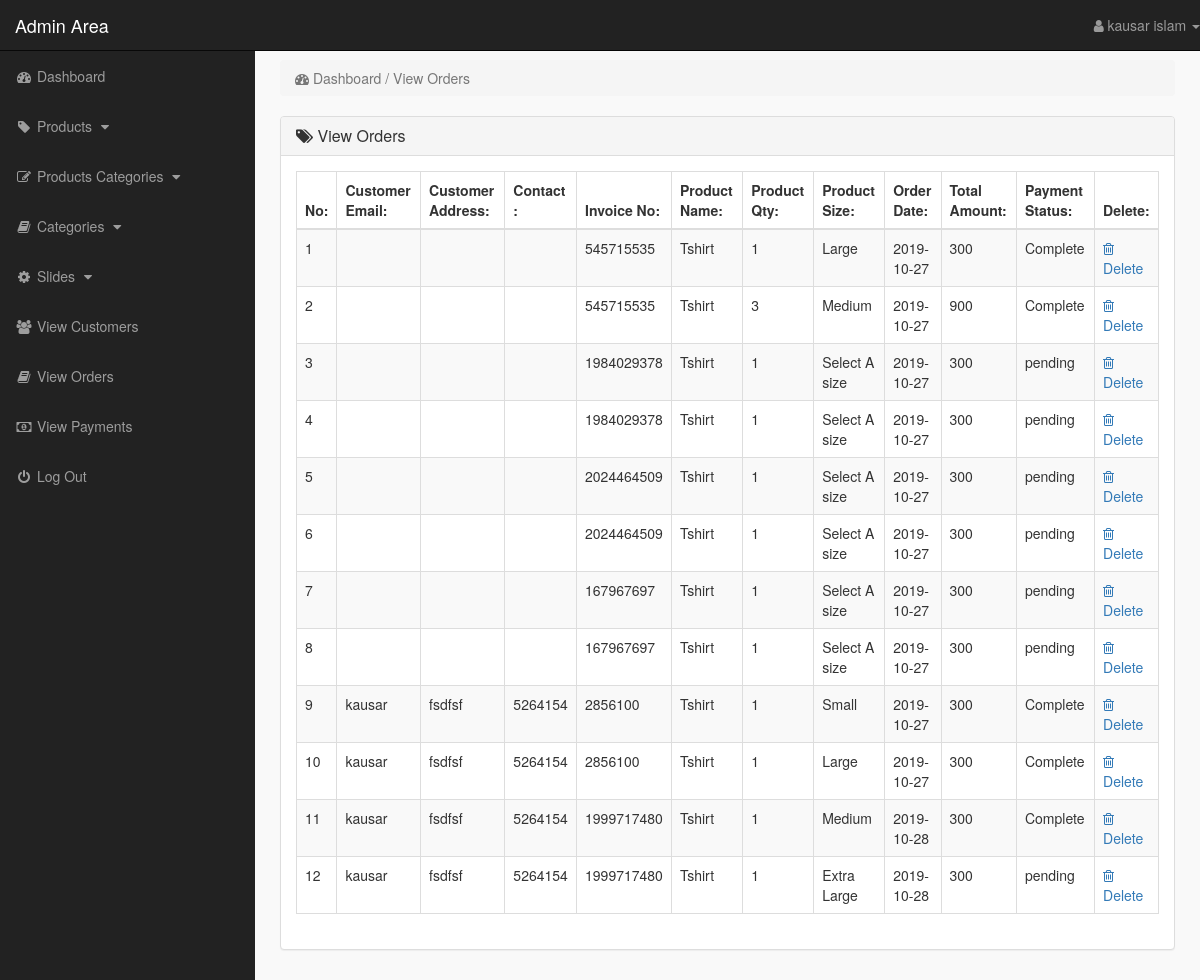
/admin_area/index.php?view_orders (signed in), run on the app's committed database.
### tables this page shows
CREATE TABLE `pending_orders` (
  `order_id` int(10) NOT NULL,
  `customer_id` int(10) NOT NULL,
  `invoice_no` int(10) NOT NULL,
  `product_id` text NOT NULL,
  `qty` int(10) NOT NULL,
  `size` text NOT NULL,
  `order_status` text NOT NULL
);

CREATE TABLE `products` (
  `product_id` int(10) NOT NULL,
  `p_cat_id` int(10) NOT NULL,
  `cat_id` int(10) NOT NULL,
  `date` timestamp NOT NULL DEFAULT current_timestamp() ON UPDATE current_timestamp(),
  `product_title` text NOT NULL,
  `product_img1` text NOT NULL,
  `product_img2` text NOT NULL,
  `product_img3` text NOT NULL,
  `product_price` int(10) NOT NULL,
  `product_desc` text NOT NULL,
  `product_keywords` text NOT NULL
);

CREATE TABLE `customer_orders` (
  `order_id` int(10) NOT NULL,
  `customer_id` int(10) NOT NULL,
  `due_amount` int(100) NOT NULL,
  `invoice_no` int(100) NOT NULL,
  `qty` int(10) NOT NULL,
  `size` text NOT NULL,
  `order_date` date NOT NULL,
  `order_status` text NOT NULL
);

CREATE TABLE `customers` (
  `customer_id` int(10) NOT NULL,
  `customer_name` varchar(255) NOT NULL,
  `customer_email` varchar(255) NOT NULL,
  `customer_pass` varchar(255) NOT NULL,
  `customer_country` text NOT NULL,
  `customer_city` text NOT NULL,
  `customer_contact` varchar(255) NOT NULL,
  `customer_address` text NOT NULL,
  `customer_image` text NOT NULL,
  `customer_ip` varchar(255) NOT NULL
);

### admin_area/view_orders.php (the view)
<?php
    if(!isset($_SESSION['admin_email'])){
        echo "<script>window.open('login.php','_self')</script>";
    }else{
?>
<div class="row">
    <div class="col-lg-12">
        <ol class="breadcrumb">
            <li class="active">
                <i class="fa fa-dashboard"></i> Dashboard / View Orders
            </li>
        </ol>
    </div>
</div>
<div class="row">
    <div class="col-lg-12">
        <div class="panel panel-default">
            <div class="panel-heading">
               <h3 class="panel-title">
                   <i class="fa fa-tags"></i>  View Orders
               </h3>
            </div>
            <div class="panel-body">
                <div class="table-responsive">
                    <table class="table table-striped table-bordered table-hover">
                        <thead>
                            <tr>
                                <th> No: </th>
                                <th> Customer Email: </th>
                                <th> Customer Address: </th>
                                <th> Contact : </th>
                                <th> Invoice No: </th>
                                <th> Product Name: </th>
                                <th> Product Qty: </th>
                                <th> Product Size: </th>
                                <th> Order Date: </th>
                                <th> Total Amount: </th>
                                <th> Payment Status: </th>
                                <th> Delete: </th>
                            </tr>
                        </thead>
                        <tbody>
                            <?php
                                $i=0;
                                $get_orders = "select * from pending_orders";
                                $run_orders = mysqli_query($con,$get_orders);
                                while($row_order=mysqli_fetch_array($run_orders)){
                                    $order_id = $row_order['order_id'];
                                    $c_id = $row_order['customer_id'];
                                    $invoice_no = $row_order['invoice_no'];
                                    $product_id = $row_order['product_id'];
                                    $qty = $row_order['qty'];
                                    $size = $row_order['size'];
                                    $order_status = $row_order['order_status'];
                                    $get_products = "select * from products where product_id='$product_id'";
                                    $run_products = mysqli_query($con,$get_products);
                                    $row_products = mysqli_fetch_array($run_products);
                                    $product_title = $row_products['product_title'];
                                    $get_customer = "select * from customers where customer_id='$c_id'";
                                    $run_customer = mysqli_query($con,$get_customer);
                                    $row_customer = mysqli_fetch_array($run_customer);
                                    $customer_email = $row_customer['customer_email'];
                                    $customer_address = $row_customer['customer_address'];
                                    $customer_contact = $row_customer['customer_contact'];
                                    $get_c_order = "select * from customer_orders where order_id='$order_id'";
                                    $run_c_order = mysqli_query($con,$get_c_order);
                                    $row_c_order = mysqli_fetch_array($run_c_order);
                                    $order_date = $row_c_order['order_date'];
                                    $order_amount = $row_c_order['due_amount'];
                                    $i++;
                            ?>
                            <tr>
                                <td> <?php echo $i; ?> </td>
                                <td> <?php echo $customer_email; ?> </td>
                                <td> <?php echo $customer_address; ?> </td>
                                <td> <?php echo $customer_contact; ?> </td>
                                <td> <?php echo $invoice_no; ?></td>
                                <td> <?php echo $product_title; ?> </td>
                                <td> <?php echo $qty; ?></td>
                                <td> <?php echo $size; ?> </td>
                                <td> <?php echo $order_date; ?> </td>
                                <td> <?php echo $order_amount; ?> </td>
                                <td>
                                    <?php
                                        if($order_status=='pending'){
                                            echo $order_status='pending';
                                        }elseif ($order_status=='Cash On Delivery') {
                                            echo $order_status='Cash On Delivery';
                                        }
                                        else{
                                            echo $order_status='Complete';
                                        }
                                    ?>
                                </td>
                                <td>
                                     <a href="index.php?delete_order=<?php echo $order_id; ?>">
                                        <i class="fa fa-trash-o"></i> Delete
                                     </a>
                                </td>
                            </tr>
                            <?php } ?>
                        </tbody>
                    </table>
                </div>
            </div>
        </div>
    </div>
</div>
<?php } ?>

### admin_area/includes/sidebar_stuff.php (shortened to what this page needs)
<?php
    if(!isset($_SESSION['admin_email'])){
        echo "<script>window.open('login.php','_self')</script>";
    }else{
?>
<nav class="navbar navbar-inverse navbar-fixed-top">
    <div class="navbar-header">
        <a href="index.php?dashboard" class="navbar-brand">Admin Area</a>
    </div>
    <ul class="nav navbar-right top-nav">
        <li class="dropdown">
            <a href="#" class="dropdown-toggle" data-toggle="dropdown">
                <i class="fa fa-user"></i> <?php echo $admin_name; ?> <b class="caret"></b>
            </a>
        </li>
    </ul>
    <div class="collapse navbar-collapse navbar-ex1-collapse">
        <ul class="nav navbar-nav side-nav">
            <li>
                <a href="index.php?dashboard">
                        <i class="fa fa-fw fa-dashboard"></i> Dashboard
                </a>
            </li>
            <li>
                <a href="#" data-toggle="collapse" data-target="#products">
                        <i class="fa fa-fw fa-tag"></i> Products
                        <i class="fa fa-fw fa-caret-down"></i>
                </a>
            </li>
            <li>
                <a href="#" data-toggle="collapse" data-target="#p_cat">
                        <i class="fa fa-fw fa-edit"></i> Products Categories
                        <i class="fa fa-fw fa-caret-down"></i>
                </a>
            </li>
            <li>
                <a href="#" data-toggle="collapse" data-target="#cat">
                        <i class="fa fa-fw fa-book"></i> Categories
                        <i class="fa fa-fw fa-caret-down"></i>
                </a>
            </li>
            <li>
                <a href="#" data-toggle="collapse" data-target="#slides">
                        <i class="fa fa-fw fa-gear"></i> Slides
                        <i class="fa fa-fw fa-caret-down"></i>
                </a>
            </li>
            <li>
                <a href="index.php?view_customers">
                    <i class="fa fa-fw fa-users"></i> View Customers
                </a>
            </li>
            <li>
                <a href="index.php?view_orders">
                    <i class="fa fa-fw fa-book"></i> View Orders
                </a>
            </li>
            <li>
                <a href="index.php?view_payments">
                    <i class="fa fa-fw fa-money"></i> View Payments
                </a>
            </li>
            <li>
                <a href="logout.php">
                    <i class="fa fa-fw fa-power-off"></i> Log Out
                </a>
            </li>
        </ul>
    </div>
</nav>
<?php } ?>

### admin_area/css/style.css (style rules this page uses)
body { margin-top: 100px; }
@media (min-width: 768px) { body { margin-top: 50px; } }
.top-nav { 0 15px; }
.top-nav>li { float: left; display: inline-block; }
.top-nav>li>a { color: #999999; line-height: 20px; padding-top: 15px; padding-bottom: 15px; }
@media (min-width: 768px) { .side-nav { position: fixed; top: 51px; bottom: 0; width: 255px; overflow-y: auto; overflow-x: hidden; background-color: #222222; padding-bottom: 40px; border-radius: 0; } }
@media (min-width: 768px) { .side-nav>li>a { width: 255px; } }
.panel-body { border-radius: 5px; }

### data on the page
pending_orders: invoice_no "545715535", product.product_title "Tshirt", qty "1", size "Large", customer_orders.order_date "2019-10-27", customer_orders.due_amount "300"
pending_orders: invoice_no "545715535", product.product_title "Tshirt", qty "3", size "Medium", customer_orders.order_date "2019-10-27", customer_orders.due_amount "900"
pending_orders: invoice_no "1984029378", product.product_title "Tshirt", qty "1", size "Select A size", customer_orders.order_date "2019-10-27", customer_orders.due_amount "300"
pending_orders: invoice_no "1984029378", product.product_title "Tshirt", qty "1", size "Select A size", customer_orders.order_date "2019-10-27", customer_orders.due_amount "300"
pending_orders: invoice_no "2024464509", product.product_title "Tshirt", qty "1", size "Select A size", customer_orders.order_date "2019-10-27", customer_orders.due_amount "300"
pending_orders: invoice_no "2024464509", product.product_title "Tshirt", qty "1", size "Select A size", customer_orders.order_date "2019-10-27", customer_orders.due_amount "300"
pending_orders: invoice_no "167967697", product.product_title "Tshirt", qty "1", size "Select A size", customer_orders.order_date "2019-10-27", customer_orders.due_amount "300"
pending_orders: invoice_no "167967697", product.product_title "Tshirt", qty "1", size "Select A size", customer_orders.order_date "2019-10-27", customer_orders.due_amount "300"
pending_orders: customer.customer_email "kausar", customer.customer_address "fsdfsf", customer.customer_contact "5264154", invoice_no "2856100", product.product_title "Tshirt", qty "1", size "Small", customer_orders.order_date "2019-10-27", customer_orders.due_amount "300"
pending_orders: customer.customer_email "kausar", customer.customer_address "fsdfsf", customer.customer_contact "5264154", invoice_no "2856100", product.product_title "Tshirt", qty "1", size "Large", customer_orders.order_date "2019-10-27", customer_orders.due_amount "300"
pending_orders: customer.customer_email "kausar", customer.customer_address "fsdfsf", customer.customer_contact "5264154", invoice_no "1999717480", product.product_title "Tshirt", qty "1", size "Medium", customer_orders.order_date "2019-10-28", customer_orders.due_amount "300"
pending_orders: customer.customer_email "kausar", customer.customer_address "fsdfsf", customer.customer_contact "5264154", invoice_no "1999717480", product.product_title "Tshirt", qty "1", size "Extra Large", customer_orders.order_date "2019-10-28", customer_orders.due_amount "300"

### other printed values
$admin_name "kausar islam"
